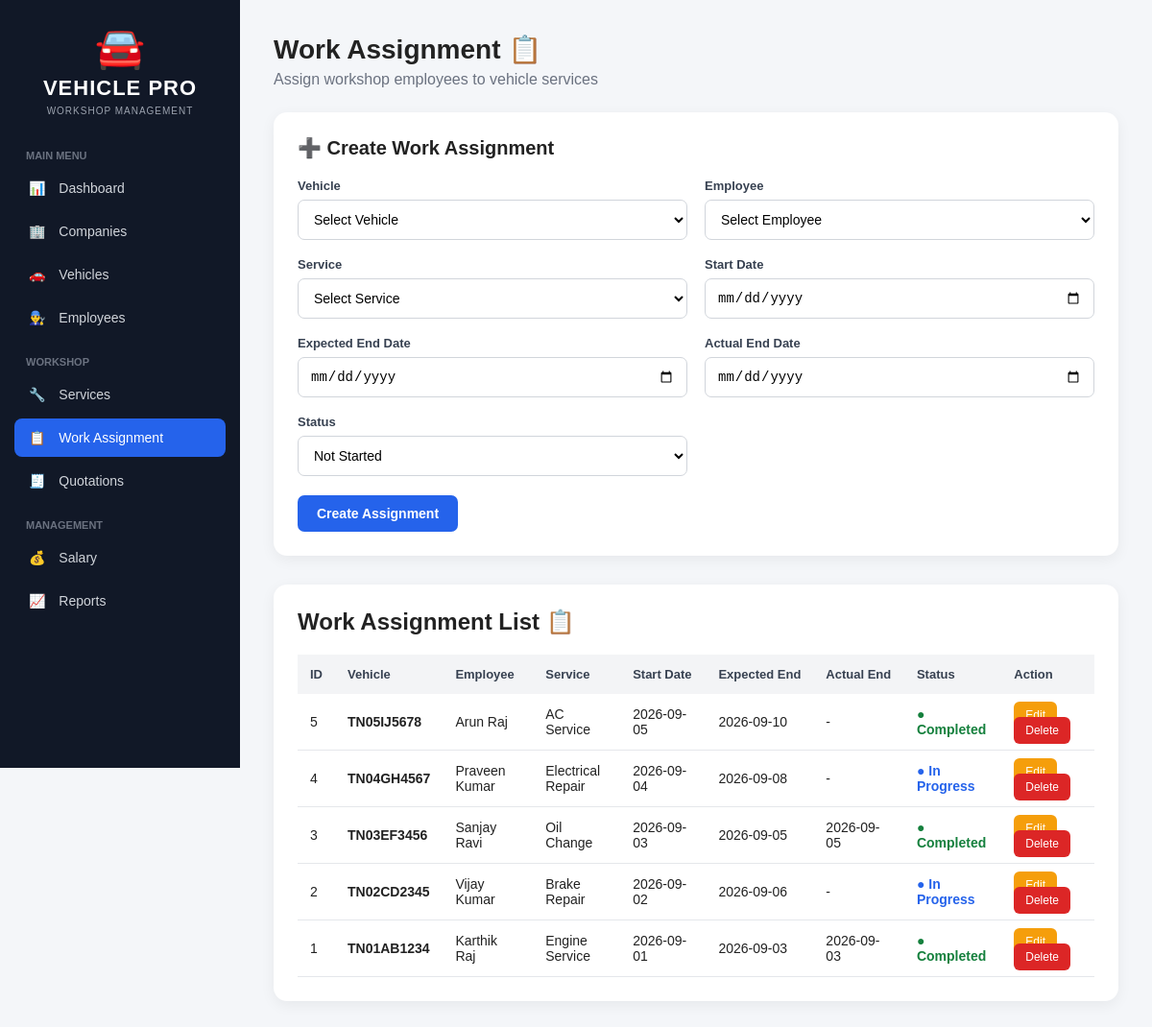
The page /assignments.php on the database its author committed.
### tables this page shows
CREATE TABLE `work_assignments` (
  `assignment_id` int NOT NULL AUTO_INCREMENT,
  `vehicle_id` int NOT NULL,
  `employee_id` int NOT NULL,
  `service_id` int NOT NULL,
  `start_date` date DEFAULT NULL,
  `expected_end_date` date DEFAULT NULL,
  `actual_end_date` date DEFAULT NULL,
  `status` varchar(30) DEFAULT NULL,
  PRIMARY KEY (`assignment_id`),
  KEY `vehicle_id` (`vehicle_id`),
  KEY `employee_id` (`employee_id`),
  KEY `service_id` (`service_id`),
  CONSTRAINT `work_assignments_ibfk_1` FOREIGN KEY (`vehicle_id`) REFERENCES `vehicles` (`vehicle_id`),
  CONSTRAINT `work_assignments_ibfk_2` FOREIGN KEY (`employee_id`) REFERENCES `employees` (`employee_id`),
  CONSTRAINT `work_assignments_ibfk_3` FOREIGN KEY (`service_id`) REFERENCES `services` (`service_id`)
);

CREATE TABLE `vehicles` (
  `vehicle_id` int NOT NULL AUTO_INCREMENT,
  `company_id` int NOT NULL,
  `vehicle_number` varchar(20) NOT NULL,
  `vehicle_type` varchar(50) DEFAULT NULL,
  `chassis_number` varchar(50) DEFAULT NULL,
  `date_received` date DEFAULT NULL,
  `deadline` date DEFAULT NULL,
  `status` varchar(30) DEFAULT NULL,
  PRIMARY KEY (`vehicle_id`),
  UNIQUE KEY `vehicle_number` (`vehicle_number`),
  UNIQUE KEY `chassis_number` (`chassis_number`),
  KEY `company_id` (`company_id`),
  CONSTRAINT `vehicles_ibfk_1` FOREIGN KEY (`company_id`) REFERENCES `companies` (`company_id`)
);

CREATE TABLE `employees` (
  `employee_id` int NOT NULL AUTO_INCREMENT,
  `employee_name` varchar(100) NOT NULL,
  `phone` varchar(15) DEFAULT NULL,
  `job_role` varchar(50) DEFAULT NULL,
  `joining_date` date DEFAULT NULL,
  `status` varchar(30) DEFAULT NULL,
  PRIMARY KEY (`employee_id`)
);

CREATE TABLE `services` (
  `service_id` int NOT NULL AUTO_INCREMENT,
  `service_name` varchar(100) NOT NULL,
  `description` varchar(255) DEFAULT NULL,
  PRIMARY KEY (`service_id`)
);

### assignments.php (the view, shortened to what this page needs)
<?php
require_once 'includes/db.php';
$edit_mode = false;
$edit_assignment = null;
$assignments = $conn->query(
    "SELECT
        wa.assignment_id,
        wa.vehicle_id,
        wa.employee_id,
        wa.service_id,
        wa.start_date,
        wa.expected_end_date,
        wa.actual_end_date,
        wa.status,
        v.vehicle_number,
        e.employee_name,
        s.service_name
     FROM work_assignments wa
     INNER JOIN vehicles v
        ON wa.vehicle_id = v.vehicle_id
     INNER JOIN employees e
        ON wa.employee_id = e.employee_id
     INNER JOIN services s
        ON wa.service_id = s.service_id
     ORDER BY wa.assignment_id DESC"
);
?>
<!DOCTYPE html>
<html lang="en">
<head>
</head>
<body>
<div class="sidebar">
    <div class="logo">
        <div class="car-icon">🚘</div>
        <h2>VEHICLE PRO</h2>
        <p>WORKSHOP MANAGEMENT</p>
    </div>
    <div class="menu-title">Main Menu</div>
    <a href="dashboard.php">
        <span>📊</span> Dashboard
    </a>
    <a href="companies.php">
        <span>🏢</span> Companies
    </a>
    <a href="vehicles.php">
        <span>🚗</span> Vehicles
    </a>
    <a href="employees.php">
        <span>👨‍🔧</span> Employees
    </a>
    <div class="menu-title">Workshop</div>
    <a href="services.php">
        <span>🔧</span> Services
    </a>
    <a href="assignments.php" class="active">
        <span>📋</span> Work Assignment
    </a>
    <a href="quotations.php">
        <span>🧾</span> Quotations
    </a>
    <div class="menu-title">Management</div>
    <a href="salary.php">
        <span>💰</span> Salary
    </a>
    <a href="reports.php">
        <span>📈</span> Reports
    </a>
</div>
<div class="main">
    <div class="header">
        <h1>Work Assignment 📋</h1>
        <p>
            Assign workshop employees to vehicle services
        </p>
    </div>
    <div class="card">
        <h2>
            <?php
            echo $edit_mode
                ? "✏️ Edit Work Assignment"
                : "➕ Create Work Assignment";
            ?>
        </h2>
        <form method="POST">
            <div class="form-grid">
                <div class="form-group">
                    <label>Vehicle</label>
                    <select name="vehicle_id" required>
                        <option value="">
                            Select Vehicle
                        </option>
                    </select>
                </div>
                <div class="form-group">
                    <label>Employee</label>
                    <select name="employee_id" required>
                        <option value="">
                            Select Employee
                        </option>
                    </select>
                </div>
                <div class="form-group">
                    <label>Service</label>
                    <select name="service_id" required>
                        <option value="">
                            Select Service
                        </option>
                    </select>
                </div>
                <div class="form-group">
                    <label>Start Date</label>
                    <input
                        type="date"
                        name="start_date"
                        required
                        value="<?php
                        echo $edit_mode
                            ? $edit_assignment['start_date']
                            : '';
                        ?>"
                    >
                </div>
                <div class="form-group">
                    <label>Expected End Date</label>
                    <input
                        type="date"
                        name="expected_end_date"
                        required
                        value="<?php
                        echo $edit_mode
                            ? $edit_assignment['expected_end_date']
                            : '';
                        ?>"
                    >
                </div>
                <div class="form-group">
                    <label>Actual End Date</label>
                    <input
                        type="date"
                        name="actual_end_date"
                        value="<?php
                        echo $edit_mode
                            ? $edit_assignment['actual_end_date']
                            : '';
                        ?>"
                    >
                </div>
                <div class="form-group">
                    <label>Status</label>
                    <select name="status">
                        <option
                            value="Not Started"
                            <?php
                            if (
                                !$edit_mode ||
                                $edit_assignment['status']
                                == 'Not Started'
                            ) echo 'selected';
                            ?>
                        >
                            Not Started
                        </option>
                    </select>
                </div>
            </div>
            <div class="buttons">
                <?php if ($edit_mode): ?>
                    <button
                        type="submit"
                        name="update_assignment"
                        class="btn btn-update"
                    >
                        Update Assignment
                    </button>
                    <a
                        href="assignments.php"
                        class="btn btn-cancel"
                    >
                        Cancel
                    </a>
                <?php else: ?>
                    <button
                        type="submit"
                        name="add_assignment"
                        class="btn btn-add"
                    >
                        Create Assignment
                    </button>
                <?php endif; ?>
            </div>
        </form>
    </div>
    <div class="table-card">
        <h2>Work Assignment List 📋</h2>
        <table>
            <thead>
                <tr>
                    <th>ID</th>
                    <th>Vehicle</th>
                    <th>Employee</th>
                    <th>Service</th>
                    <th>Start Date</th>
                    <th>Expected End</th>
                    <th>Actual End</th>
                    <th>Status</th>
                    <th>Action</th>
                </tr>
            </thead>
            <tbody>
                <?php if ($assignments->num_rows > 0): ?>
                    <?php while ($row = $assignments->fetch_assoc()): ?>
                        <tr>
                            <td>
                                <?php
                                echo $row['assignment_id'];
                                ?>
                            </td>
                            <td>
                                <strong>
                                    <?php
                                    echo htmlspecialchars(
                                        $row['vehicle_number']
                                    );
                                    ?>
                                </strong>
                            </td>
                            <td>
                                <?php
                                echo htmlspecialchars(
                                    $row['employee_name']
                                );
                                ?>
                            </td>
                            <td>
                                <?php
                                echo htmlspecialchars(
                                    $row['service_name']
                                );
                                ?>
                            </td>
                            <td>
                                <?php
                                echo htmlspecialchars(
                                    $row['start_date']
                                );
                                ?>
                            </td>
                            <td>
                                <?php
                                echo htmlspecialchars(
                                    $row['expected_end_date']
                                );
                                ?>
                            </td>
                            <td>
                                <?php
                                echo $row['actual_end_date']
                                    ? htmlspecialchars(
                                        $row['actual_end_date']
                                    )
                                    : '-';
                                ?>
                            </td>
                            <td>
                                <?php if (
                                    $row['status']
                                    == 'Not Started'
                                ): ?>
                                    <span class="status status-not-started">
                                        ● Not Started
                                    </span>
                                <?php elseif (
                                    $row['status']
                                    == 'In Progress'
                                ): ?>
                                    <span class="status status-progress">
                                        ● In Progress
                                    </span>
                                <?php else: ?>
                                    <span class="status status-completed">
                                        ● Completed
                                    </span>
                                <?php endif; ?>
                            </td>
                            <td>
                                <a
                                    href="assignments.php?edit=<?php
                                    echo $row['assignment_id'];
                                    ?>"
                                    class="edit-btn"
                                >
                                    Edit
                                </a>
                                <a
                                    href="assignments.php?delete=<?php
                                    echo $row['assignment_id'];
                                    ?>"
                                    class="delete-btn"
                                    onclick="return confirm('Are you sure you want to delete this assignment?');"
                                >
                                    Delete
                                </a>
                            </td>
                        </tr>
                    <?php endwhile; ?>
                <?php endif; ?>
            </tbody>
        </table>
    </div>
</div>
</body>
</html>

### assignments.php (style rules this page uses)
* { box-sizing: border-box; }
body { margin: 0; font-family: Arial, Helvetica, sans-serif; background: #f4f6f9; color: #222; }
.sidebar { position: fixed; left: 0; top: 0; width: 250px; height: 100vh; background: #111827; color: white; padding: 25px 15px; }
.logo { text-align: center; margin-bottom: 35px; }
.car-icon { font-size: 42px; }
.logo h2 { margin: 5px 0; font-size: 22px; letter-spacing: 1px; }
.logo p { margin: 0; font-size: 10px; color: #9ca3af; letter-spacing: 1px; }
.menu-title { color: #6b7280; font-size: 11px; font-weight: bold; margin: 20px 12px 8px; text-transform: uppercase; }
.sidebar a { display: block; color: #d1d5db; text-decoration: none; padding: 12px 15px; margin: 5px 0; border-radius: 8px; font-size: 14px; }
.sidebar a.active { background: #2563eb; color: white; }
.sidebar a span { margin-right: 10px; }
.main { margin-left: 250px; padding: 35px; }
.header { margin-bottom: 25px; }
.header h1 { margin: 0; font-size: 28px; }
.header p { margin-top: 6px; color: #6b7280; }
.card { background: white; border-radius: 14px; padding: 25px; margin-bottom: 30px; box-shadow: 0 4px 15px rgba(0,0,0,0.06); }
.card h2 { margin-top: 0; margin-bottom: 20px; font-size: 20px; }
.form-grid { display: grid; grid-template-columns: repeat(2, 1fr); gap: 18px; }
.form-group { display: flex; flex-direction: column; }
.form-group label { font-size: 13px; font-weight: bold; margin-bottom: 7px; color: #374151; }
.form-group input, .form-group select { padding: 11px 12px; border: 1px solid #d1d5db; border-radius: 7px; font-size: 14px; outline: none; background: white; }
.buttons { margin-top: 20px; }
.btn { border: none; padding: 11px 20px; border-radius: 7px; cursor: pointer; font-size: 14px; font-weight: bold; }
.btn-add { background: #2563eb; color: white; }
.table-card { background: white; border-radius: 14px; padding: 25px; box-shadow: 0 4px 15px rgba(0,0,0,0.06); overflow-x: auto; }
.table-card h2 { margin-top: 0; }
table { width: 100%; border-collapse: collapse; margin-top: 15px; }
th { background: #f3f4f6; color: #374151; padding: 13px; text-align: left; font-size: 13px; white-space: nowrap; }
td { padding: 13px; border-bottom: 1px solid #e5e7eb; font-size: 14px; }
.edit-btn { background: #f59e0b; color: white; padding: 7px 12px; border-radius: 6px; text-decoration: none; font-size: 12px; margin-right: 5px; }
.delete-btn { background: #dc2626; color: white; padding: 7px 12px; border-radius: 6px; text-decoration: none; font-size: 12px; }
.status { font-weight: bold; }
.status-progress { color: #2563eb; }
.status-completed { color: #15803d; }

### rows shown on the page
work_assignments: assignment_id "5", vehicle.vehicle_number "TN05IJ5678", employee.employee_name "Arun Raj", service.service_name "AC Service", start_date "2026-09-05", expected_end_date "2026-09-10", status "● Completed"
work_assignments: assignment_id "4", vehicle.vehicle_number "TN04GH4567", employee.employee_name "Praveen Kumar", service.service_name "Electrical Repair", start_date "2026-09-04", expected_end_date "2026-09-08", status "● In Progress"
work_assignments: assignment_id "3", vehicle.vehicle_number "TN03EF3456", employee.employee_name "Sanjay Ravi", service.service_name "Oil Change", start_date "2026-09-03", expected_end_date "2026-09-05", actual_end_date "2026-09-05", status "● Completed"
work_assignments: assignment_id "2", vehicle.vehicle_number "TN02CD2345", employee.employee_name "Vijay Kumar", service.service_name "Brake Repair", start_date "2026-09-02", expected_end_date "2026-09-06", status "● In Progress"
work_assignments: assignment_id "1", vehicle.vehicle_number "TN01AB1234", employee.employee_name "Karthik Raj", service.service_name "Engine Service", start_date "2026-09-01", expected_end_date "2026-09-03", actual_end_date "2026-09-03", status "● Completed"
